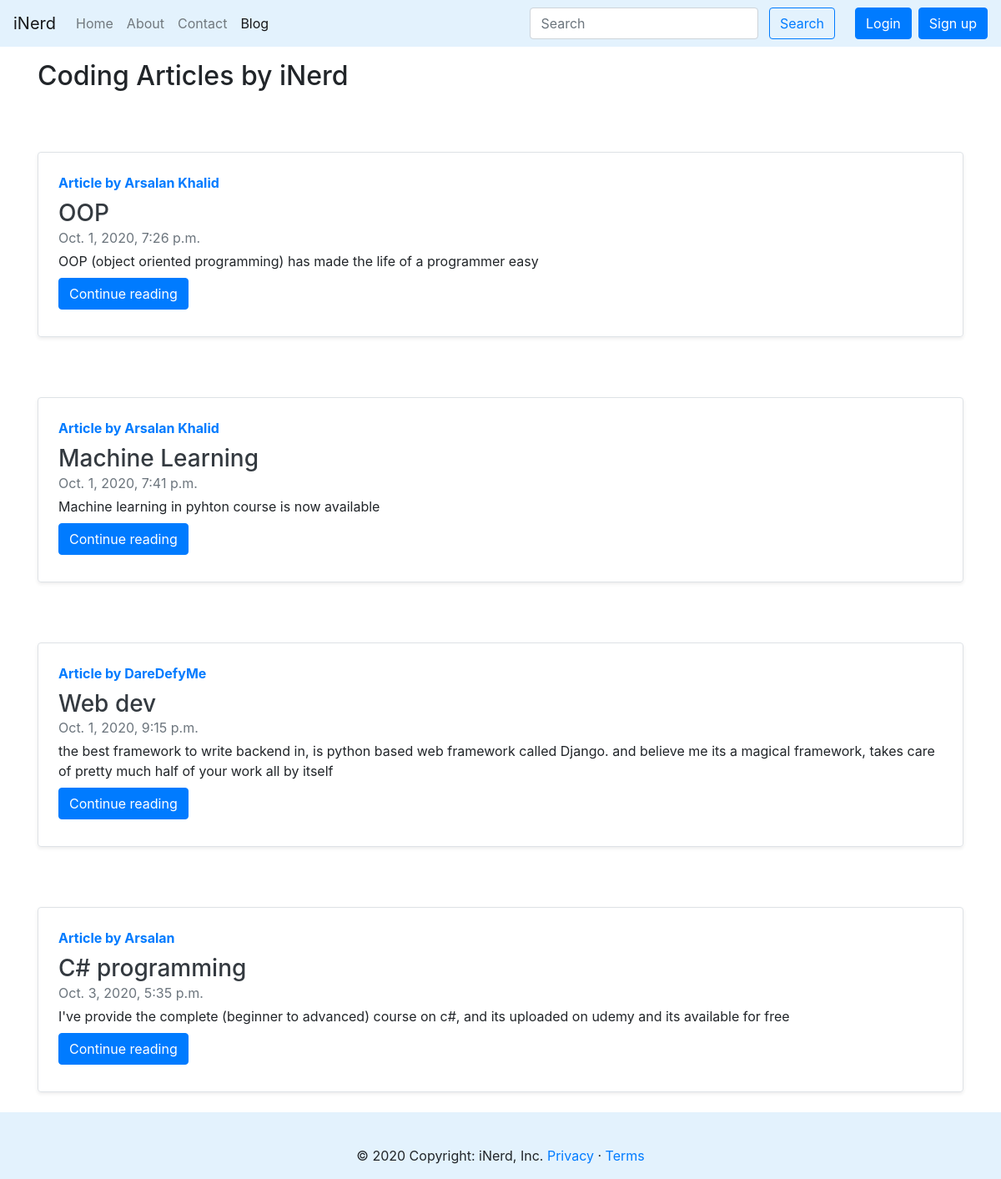
Screenshot of /blog/ with the database file from the repository.
### Blog/models.py (models this page shows, shortened)
class Post(models.Model):
    sno = models.AutoField(primary_key=True)
    title = models.CharField(max_length=255)
    author = models.CharField(max_length=100)
    slug = models.CharField(max_length=140)
    content = models.TextField()
    timeStamps = models.DateTimeField(default=datetime.now(), blank=True)

### Blog/views.py (the view)
# urls.py: path('', views.blogHome, name='blogHome'),
def blogHome(request):
    allPosts = Post.objects.all()
    context = {'allPosts': allPosts}
    return render(request, 'Blog/blogHome.html', context)

### templates/Blog/blogHome.html (shortened to what this page needs)
{% extends 'base.html' %}
{% block blogActive %}
active
{% endblock blogActive %}
{%block body %}
<div class="container my-3">
    <h2>Coding Articles by iNerd</h2>
    {% for post in allPosts %}
    <div class="row no-gutters border rounded overflow-hidden flex-md-row mb-4 shadow-sm h-md-250 my-4 position-relative">
        <div class="col p-4 d-flex flex-column position-static">
            <strong class="d-inline-block mb-2 text-primary">Article by {{post.author}}</strong>
            <h3 class="mb-0"><a class="text-dark" href="/blog/{{post.slug}}">{{post.title}}</a></h3>
            <div class="mb-1 text-muted">{{post.timeStamps}}</div>
            <p class="card-text mb-auto">{{post.content | truncatechars:500}}</p>
            <div class="my-2">
            	<a href="/blog/{{post.slug}}" role="button" class="btn btn-primary">Continue reading</a>
            </div>
        </div>
    </div>
    {% endfor %}
</div>
{% endblock body %}

### templates/base.html (style rules this page uses)
.mt-4, .my-4 { margin-top: 4.5rem!important; }

### rows the page displays
Post: author "Arsalan Khalid", title "OOP", timeStamps "Oct. 1, 2020, 7:26 p.m.", content "OOP (object oriented programming) has made the life of a programmer easy"
Post: author "Arsalan Khalid", title "Machine Learning", timeStamps "Oct. 1, 2020, 7:41 p.m.", content "Machine learning in pyhton course is now available"
Post: author "DareDefyMe", title "Web dev", timeStamps "Oct. 1, 2020, 9:15 p.m.", content "the best framework to write backend in, is python based web framework called Django. and believe me its a magical framework, takes care of pretty much half of your work all by itself"
Post: author "Arsalan", title "C# programming", timeStamps "Oct. 3, 2020, 5:35 p.m.", content "I've provide the complete (beginner to advanced) course on c#, and its uploaded on udemy and its available for free"
